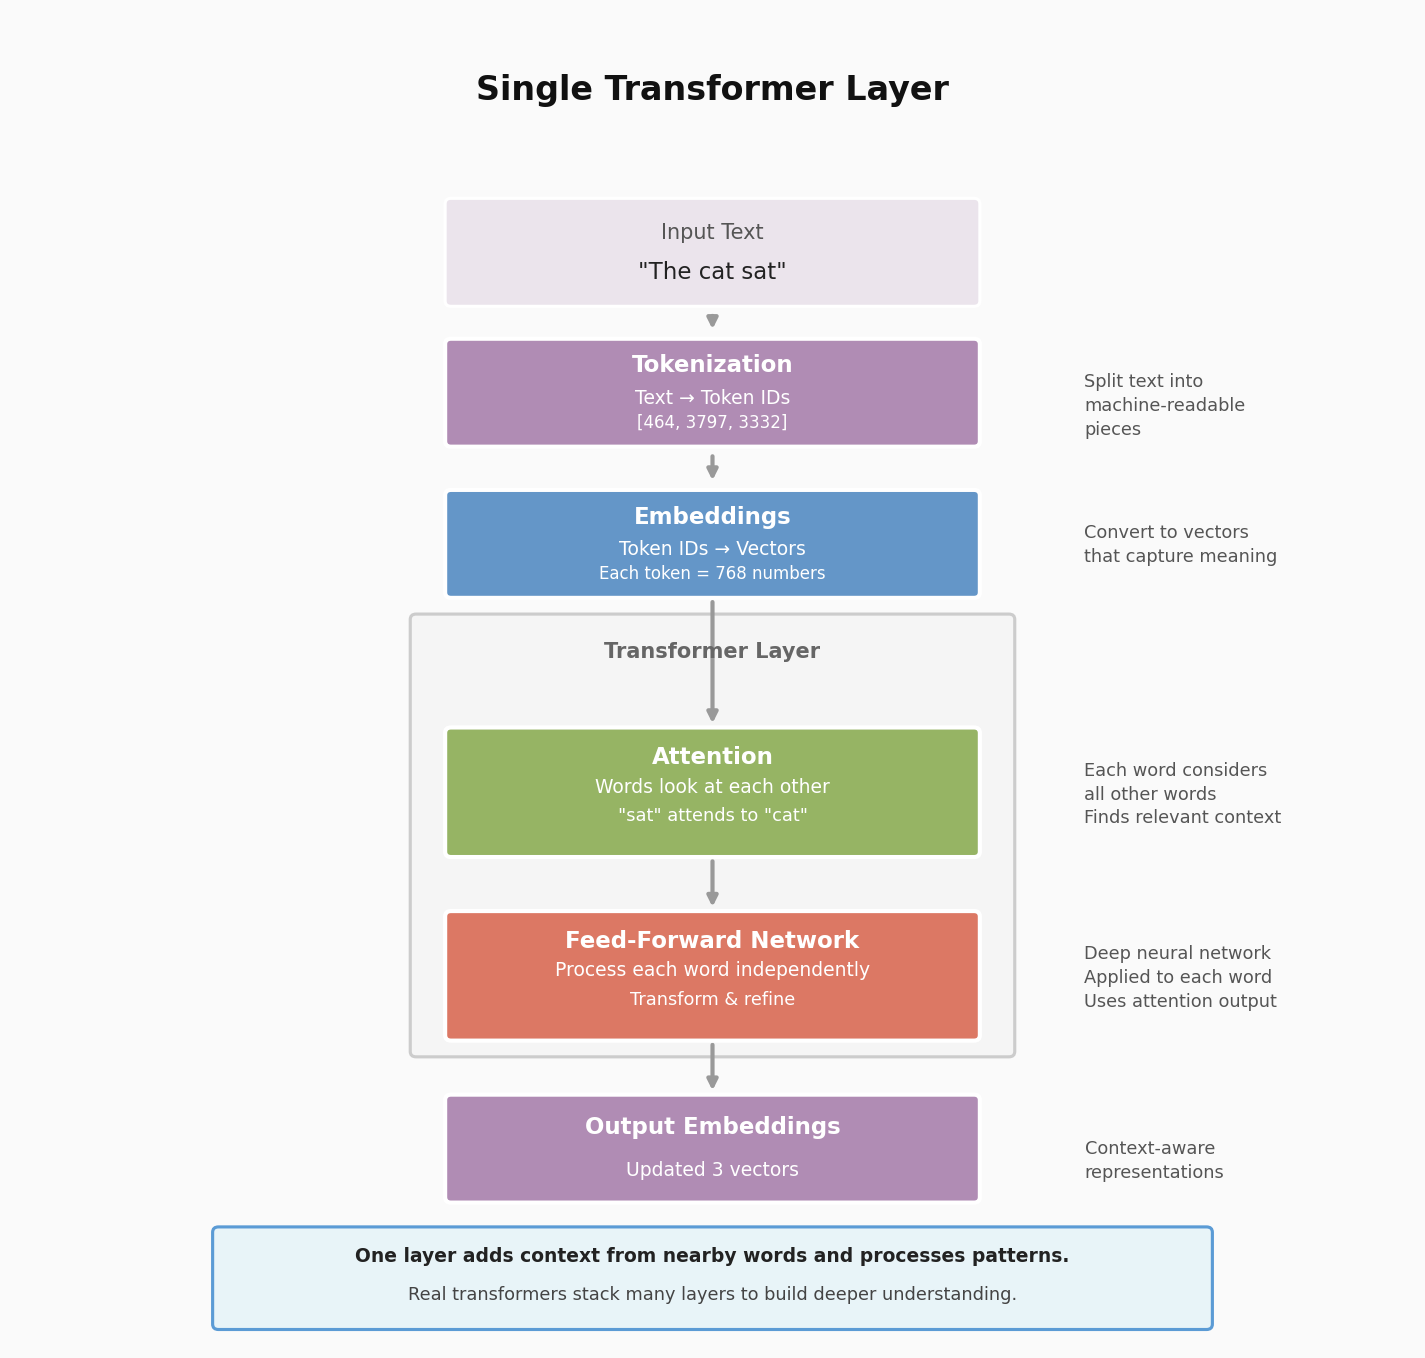

This chart was generated by the following Python code:
"""
Single Layer Transformer: Detailed view of one transformer layer
================================================================
Shows what happens inside a single transformer layer with attention and feed-forward.

Generates: diagrams/base_model/single_layer_transformer.png
"""

import matplotlib.patches as mpatches
import matplotlib.pyplot as plt

plt.rcParams.update({"font.family": "DejaVu Sans"})

# ── colours ────────────────────────────────────────────────────────────────────
C_BG = "#FAFAFA"
C_TOKENCOLOR = "#B08CB4"  # purple
C_EMBEDCOLOR = "#6496C8"  # blue
C_ATTNCOLOR = "#96B464"  # green
C_NNCOLOR = "#DC7864"  # red/orange
C_OUTPUTCOLOR = "#B08CB4"  # purple

# ── layout ─────────────────────────────────────────────────────────────────────
FIG_W, FIG_H = 12, 11.5
BOX_W = 4.5
BOX_H = 0.9
LAYER_BOX_H = 1.1

# y-positions (top to bottom)
Y_TITLE = 10.8
Y_INPUT = 9.3
Y_TOKEN = 8.0
Y_EMBED = 6.6
Y_LAYER_TITLE = 5.6
Y_ATTN = 4.3
Y_FFN = 2.6
Y_OUTPUT = 1.0
Y_NOTE = -0.2

# x-positions
CX = FIG_W / 2  # center column
ANNOT_X = CX + 3.2  # annotation column


def rbox(ax, cx, cy, w, h, fc, ec="white", lw=2.0, z=2):
    """Draw a rounded box."""
    ax.add_patch(
        mpatches.FancyBboxPatch(
            (cx - w / 2, cy - h / 2),
            w,
            h,
            boxstyle="round,pad=0.05",
            fc=fc,
            ec=ec,
            lw=lw,
            zorder=z,
        )
    )


def arrow(ax, x1, y1, x2, y2, color="#999999", lw=2.0, z=1):
    """Draw an arrow."""
    ax.annotate(
        "",
        xy=(x2, y2),
        xytext=(x1, y1),
        arrowprops=dict(arrowstyle="-|>", color=color, lw=lw),
        zorder=z,
    )


def lbl(ax, x, y, s, size=11, color="#222222", weight="normal", ha="center", va="center"):
    """Draw text label."""
    ax.text(x, y, s, fontsize=size, color=color, fontweight=weight, ha=ha, va=va, zorder=5)


def multiline_lbl(ax, x, y, lines, size=9, color="#555555", ha="left"):
    """Draw multi-line annotation text."""
    for i, line in enumerate(lines):
        ax.text(x, y - i * 0.22, line, fontsize=size, color=color, ha=ha, va="center", zorder=5)


# ── figure ─────────────────────────────────────────────────────────────────────
fig, ax = plt.subplots(figsize=(FIG_W, FIG_H))
ax.set_xlim(0, FIG_W)
ax.set_ylim(-0.8, 11.5)
ax.set_facecolor(C_BG)
fig.patch.set_facecolor(C_BG)
ax.axis("off")

# ── title ──────────────────────────────────────────────────────────────────────
lbl(ax, CX, Y_TITLE, "Single Transformer Layer", size=16, weight="bold", color="#111111")

# ── input text ─────────────────────────────────────────────────────────────────
rbox(ax, CX, Y_INPUT, BOX_W, BOX_H, fc=C_TOKENCOLOR + "33", lw=1.5)
lbl(ax, CX, Y_INPUT + 0.18, "Input Text", size=10, weight="normal", color="#555555")
lbl(ax, CX, Y_INPUT - 0.18, '"The cat sat"', size=11, weight="normal", color="#222222")

# ── tokenization ───────────────────────────────────────────────────────────────
arrow(ax, CX, Y_INPUT - BOX_H / 2 - 0.1, CX, Y_TOKEN + BOX_H / 2 + 0.1)

rbox(ax, CX, Y_TOKEN, BOX_W, BOX_H, fc=C_TOKENCOLOR)
lbl(ax, CX, Y_TOKEN + 0.25, "Tokenization", size=11, weight="bold", color="white")
lbl(ax, CX, Y_TOKEN - 0.05, "Text → Token IDs", size=9, color="white")
lbl(ax, CX, Y_TOKEN - 0.28, "[464, 3797, 3332]", size=8, color="white")

multiline_lbl(
    ax,
    ANNOT_X,
    Y_TOKEN + 0.1,
    ["Split text into", "machine-readable", "pieces"],
    size=8.5,
)

# ── embeddings ─────────────────────────────────────────────────────────────────
arrow(ax, CX, Y_TOKEN - BOX_H / 2 - 0.1, CX, Y_EMBED + BOX_H / 2 + 0.1)

rbox(ax, CX, Y_EMBED, BOX_W, BOX_H, fc=C_EMBEDCOLOR)
lbl(ax, CX, Y_EMBED + 0.25, "Embeddings", size=11, weight="bold", color="white")
lbl(ax, CX, Y_EMBED - 0.05, "Token IDs → Vectors", size=9, color="white")
lbl(ax, CX, Y_EMBED - 0.28, "Each token = 768 numbers", size=8, color="white")

multiline_lbl(
    ax,
    ANNOT_X,
    Y_EMBED + 0.1,
    ["Convert to vectors", "that capture meaning"],
    size=8.5,
)

# ── transformer layer box (background) ─────────────────────────────────────────
layer_top = Y_LAYER_TITLE + 0.3
layer_bottom = Y_FFN - LAYER_BOX_H / 2 - 0.15
layer_height = layer_top - layer_bottom

rbox(
    ax,
    CX,
    (layer_top + layer_bottom) / 2,
    BOX_W + 0.6,
    layer_height,
    fc="#F5F5F5",
    ec="#CCCCCC",
    lw=1.5,
    z=0,
)

lbl(ax, CX, Y_LAYER_TITLE, "Transformer Layer", size=10, weight="bold", color="#666666")

# ── attention mechanism ────────────────────────────────────────────────────────
arrow(ax, CX, Y_EMBED - BOX_H / 2 - 0.05, CX, Y_ATTN + LAYER_BOX_H / 2 + 0.05)

rbox(ax, CX, Y_ATTN, BOX_W, LAYER_BOX_H, fc=C_ATTNCOLOR)
lbl(ax, CX, Y_ATTN + 0.32, "Attention", size=11, weight="bold", color="white")
lbl(ax, CX, Y_ATTN + 0.05, "Words look at each other", size=9, color="white")
lbl(ax, CX, Y_ATTN - 0.22, '"sat" attends to "cat"', size=8.5, color="white")

multiline_lbl(
    ax,
    ANNOT_X,
    Y_ATTN + 0.2,
    ["Each word considers", "all other words", "Finds relevant context"],
    size=8.5,
)

# ── feed-forward network ───────────────────────────────────────────────────────
arrow(ax, CX, Y_ATTN - LAYER_BOX_H / 2 - 0.05, CX, Y_FFN + LAYER_BOX_H / 2 + 0.05)

rbox(ax, CX, Y_FFN, BOX_W, LAYER_BOX_H, fc=C_NNCOLOR)
lbl(ax, CX, Y_FFN + 0.32, "Feed-Forward Network", size=11, weight="bold", color="white")
lbl(ax, CX, Y_FFN + 0.05, "Process each word independently", size=9, color="white")
lbl(ax, CX, Y_FFN - 0.22, "Transform & refine", size=8.5, color="white")

multiline_lbl(
    ax,
    ANNOT_X,
    Y_FFN + 0.2,
    ["Deep neural network", "Applied to each word", "Uses attention output"],
    size=8.5,
)

# ── output ─────────────────────────────────────────────────────────────────────
arrow(ax, CX, Y_FFN - LAYER_BOX_H / 2 - 0.05, CX, Y_OUTPUT + BOX_H / 2 + 0.05)

rbox(ax, CX, Y_OUTPUT, BOX_W, BOX_H, fc=C_OUTPUTCOLOR)
lbl(ax, CX, Y_OUTPUT + 0.20, "Output Embeddings", size=11, weight="bold", color="white")
lbl(ax, CX, Y_OUTPUT - 0.20, "Updated 3 vectors", size=9, color="white")

multiline_lbl(
    ax,
    ANNOT_X,
    Y_OUTPUT,
    ["Context-aware", "representations"],
    size=8.5,
)

# ── note box ───────────────────────────────────────────────────────────────────
rbox(ax, CX, Y_NOTE, BOX_W + 4.0, 0.85, fc="#E8F4F8", ec="#5B9BD5", lw=1.5, z=1)
lbl(
    ax,
    CX,
    Y_NOTE + 0.20,
    "One layer adds context from nearby words and processes patterns.",
    size=9,
    weight="bold",
    color="#222222",
)
lbl(
    ax,
    CX,
    Y_NOTE - 0.15,
    "Real transformers stack many layers to build deeper understanding.",
    size=8.5,
    weight="normal",
    color="#444444",
)

# ── save ───────────────────────────────────────────────────────────────────────
OUT = "diagrams/base_model/single_layer_transformer.png"
plt.savefig(OUT, dpi=150, bbox_inches="tight", facecolor=C_BG)
print(f"Saved: {OUT}")
plt.close()
